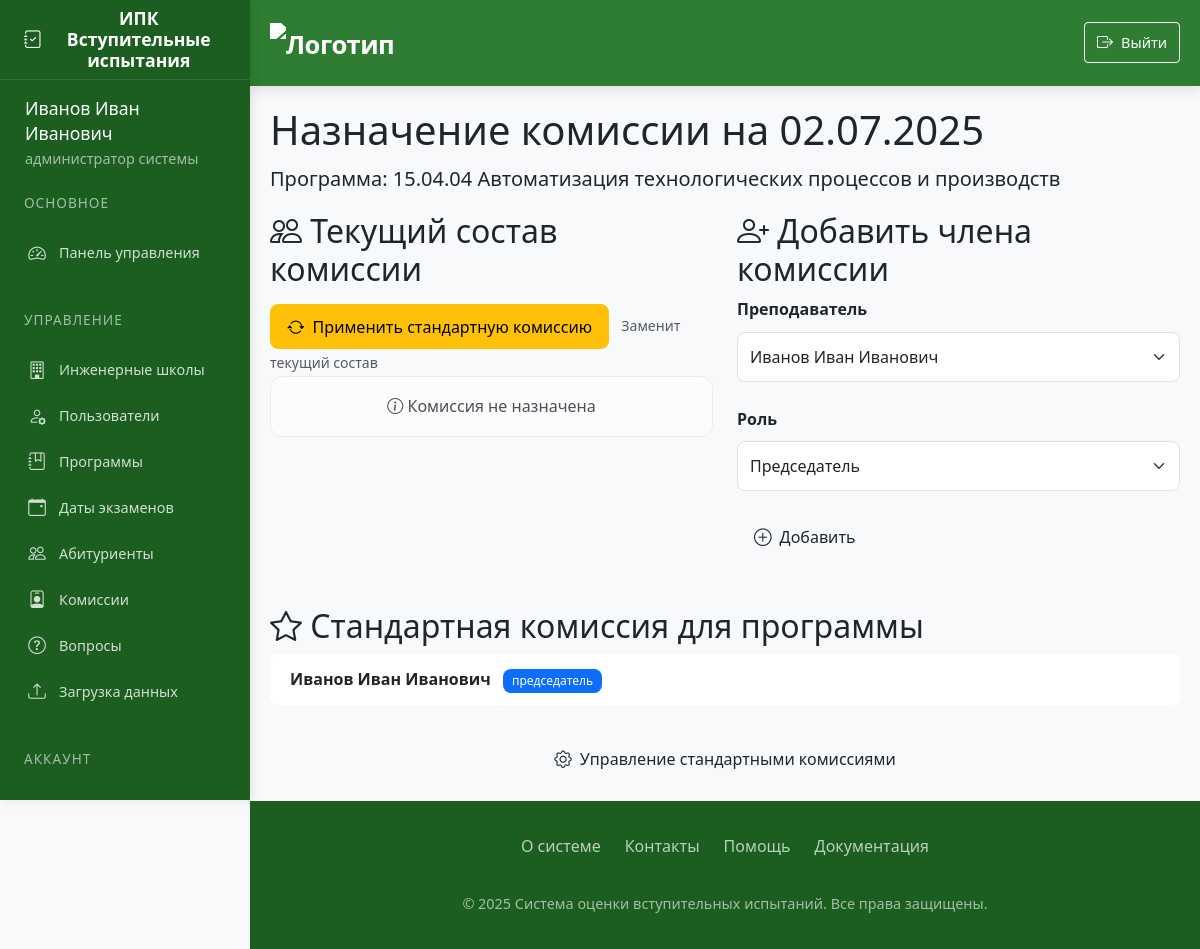
Before: /assign_commission/14 (signed in) with the older database file.
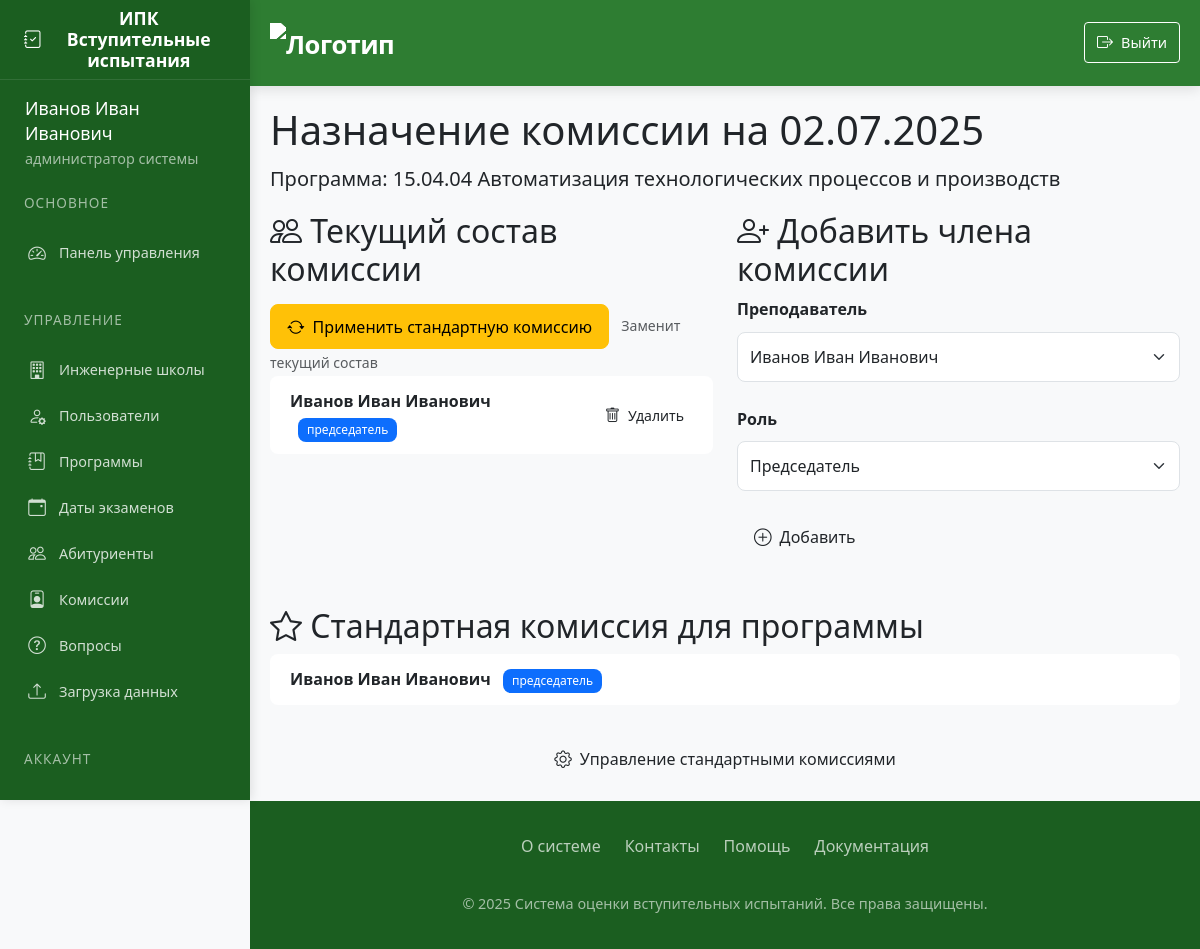
After: the same page with the newer database file.
### app/models.py (models this page shows)
class StandardCommission(db.Model):
    id = db.Column(db.Integer, primary_key=True)
    program_id = db.Column(db.Integer, db.ForeignKey('program.id'), nullable=False)
    user_id = db.Column(db.Integer, db.ForeignKey('user.id'), nullable=False)
    role = db.Column(db.String(50), nullable=False)  # 'председатель', 'заместитель', 'член'
    user = db.relationship('User', back_populates='standard_commissions')

class User(UserMixin, db.Model):
    id = db.Column(db.Integer, primary_key=True)
    username = db.Column(db.String(80), unique=True, nullable=False)
    password = db.Column(db.String(120), nullable=False)
    full_name = db.Column(db.String(100), nullable=False)
    position = db.Column(db.String(100), nullable=False)
    role = db.Column(db.String(20), nullable=False)  # 'admin', 'secretary', 'commission'
    school_id = db.Column(db.Integer, db.ForeignKey('engineering_school.id'))
    engineering_school = db.relationship('EngineeringSchool', backref='users')
    commission_members = db.relationship('CommissionMember', back_populates='user', cascade='all, delete-orphan')
    standard_commissions = db.relationship('StandardCommission', back_populates='user', cascade='all, delete-orphan')

class CommissionMember(db.Model):
    id = db.Column(db.Integer, primary_key=True)
    exam_date_id = db.Column(db.Integer, db.ForeignKey('exam_date.id'), nullable=False)
    user_id = db.Column(db.Integer, db.ForeignKey('user.id'), nullable=False)
    role = db.Column(db.String(50), nullable=False)  # 'председатель', 'заместитель', 'член'
    user = db.relationship('User', back_populates='commission_members')

### app/routes.py (the view, shortened to what this page needs)
@routes.route('/assign_commission/<int:exam_date_id>', methods=['GET', 'POST'])
@login_required
def assign_commission(exam_date_id):
    if current_user.role not in ['admin', 'secretary']:
        abort(403)
    exam_date = ExamDate.query.get_or_404(exam_date_id)
    form = AssignCommissionForm()
    return render_template('assign_commission.html', form=form, exam_date=exam_date)

### app/forms.py
class AssignCommissionForm(FlaskForm):
    user_id = SelectField('Член комиссии', coerce=int, validators=[DataRequired()])
    role = SelectField('Должность', choices=[
        ('председатель', 'Председатель'),
        ('заместитель', 'Заместитель председателя'),
        ('член', 'Член комиссии')
    ], validators=[DataRequired()])
    submit = SubmitField('Добавить')
    def __init__(self, *args, **kwargs):
        super(AssignCommissionForm, self).__init__(*args, **kwargs)
        self.user_id.choices = [(u.id, u.full_name) for u in User.query.filter(User.role.in_(['commission', 'secretary', 'admin'])).all()]

### app/templates/assign_commission.html (shortened to what the changed rows need)
{% extends "base.html" %}
{% block content %}
<div class="spacer-lg">
    <h1>Назначение комиссии на {{ exam_date.date.strftime('%d.%m.%Y') }}</h1>
    <div class="row spacer-lg">
        <div class="col-lg-6">
            <div class="card-elegant spacer-md">
                <div class="card-header-elegant">
                    <h2><i class="bi bi-people"></i> Текущий состав комиссии</h2>
                </div>
                <div class="card-body">
                    {% if exam_date.commission %}
                    <ul class="list-group list-group-flush">
                        {% for member in exam_date.commission %}
                        <li class="list-group-item d-flex justify-content-between align-items-center">
                            <div>
                                <span class="fw-bold">{{ member.user.full_name }}</span>
                                <span class="badge bg-primary ms-2">{{ member.role }}</span>
                            </div>
                            <form action="{{ url_for('routes.delete_commission_member', member_id=member.id) }}" method="POST">
                                <button type="submit" class="btn btn-danger-elegant btn-sm">
                                    <i class="bi bi-trash"></i> Удалить
                                </button>
                            </form>
                        </li>
                        {% endfor %}
                    </ul>
                    {% else %}
                    <div class="alert alert-light text-center">
                        <i class="bi bi-info-circle"></i> Комиссия не назначена
                    </div>
                    {% endif %}
                </div>
            </div>
        </div>
        <div class="col-lg-6">
            <div class="card-elegant">
                <div class="card-header-elegant">
                    <h2><i class="bi bi-person-plus"></i> Добавить члена комиссии</h2>
                </div>
            </div>
        </div>
    </div>
    <div class="card-elegant mt-5">
        <div class="card-header-elegant">
            <h2><i class="bi bi-star"></i> Стандартная комиссия для программы</h2>
        </div>
        <div class="card-body">
            {% if exam_date.program.standard_commission %}
            <ul class="list-group list-group-flush">
                {% for member in exam_date.program.standard_commission %}
                <li class="list-group-item">
                    <span class="fw-bold">{{ member.user.full_name }}</span>
                    <span class="badge bg-primary ms-2">{{ member.role }}</span>
                </li>
                {% endfor %}
            </ul>
            {% else %}
            <div class="alert alert-light text-center">
                <i class="bi bi-info-circle"></i> Стандартная комиссия не настроена
            </div>
            {% endif %}
        </div>
    </div>
</div>
{% endblock %}

Changed rows visible on the page:
added CommissionMember: user.full_name "Иванов Иван Иванович", role "председатель"
Other visible differences:
text no longer shown: "Комиссия не назначена"
